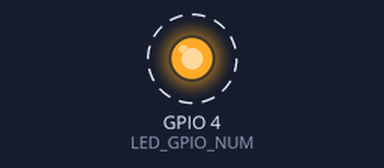
A sketch run on a simulated ESP32. Parts: output pins drawn as LEDs (lit = HIGH). Dashed ring = blinking.

Above: at 0.5 s.
Timing chart, 0 to 4.6 s (numbered marks = the images above):
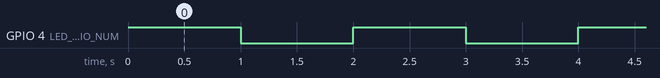

The sketch:

ESP32CAM_LEDtest.ino
```cpp
#define LED_GPIO_NUM 4

void setup() {
    pinMode(LED_GPIO_NUM, OUTPUT);
}

void loop() {
    digitalWrite(LED_GPIO_NUM, HIGH);  // LED AN
    delay(1000);
    digitalWrite(LED_GPIO_NUM, LOW);   // LED AUS
    delay(1000);
}
```

Measured:
- by itself, GPIO 4 (LED_GPIO_NUM): alternates HIGH for 1.0 s and LOW for 1.0 s
